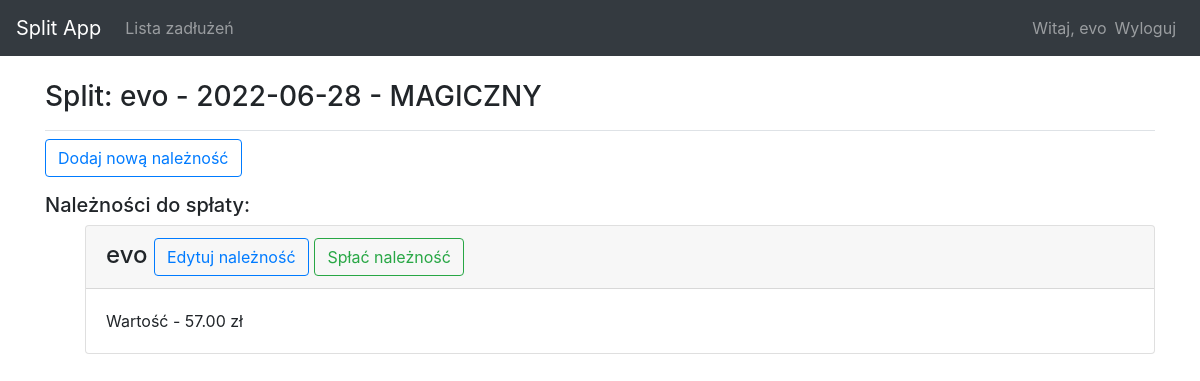
The page /transactions/13/ (signed in) on the database as committed earlier.
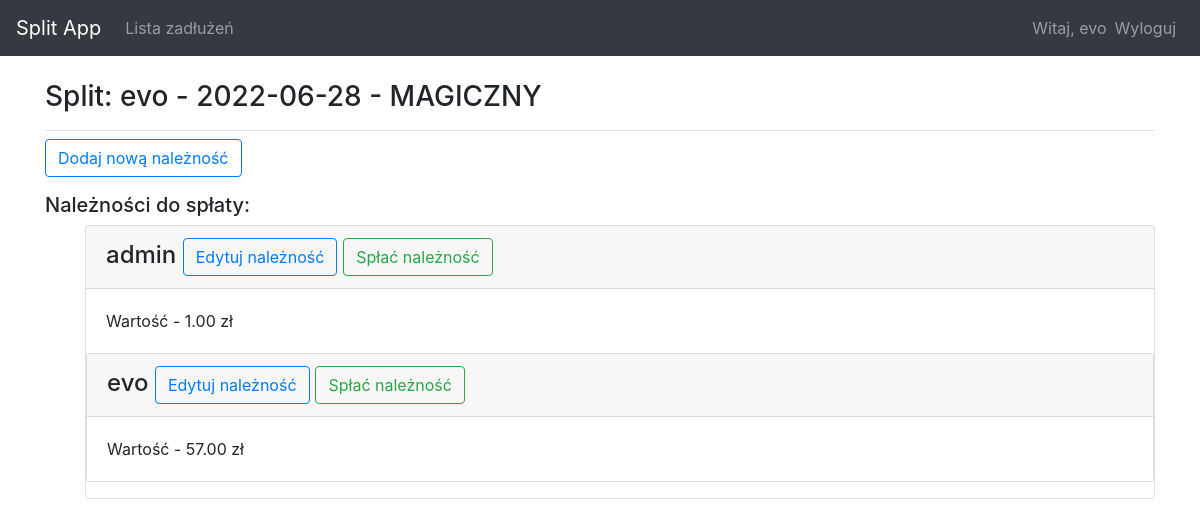
The same page on the database as committed later.
### split_app/models.py (models this page shows, shortened)
class Obligation(models.Model):
    transaction = models.ForeignKey(Transaction,related_name="obligation", on_delete=models.CASCADE)
    user = models.ForeignKey(User, on_delete=models.CASCADE)
    desc = models.TextField(blank=True, null=True)
    value = models.DecimalField(max_digits=6, decimal_places=2)
    optional_value = models.DecimalField(max_digits=6, decimal_places=2, null=True, blank=True)
    o_status = models.CharField(default=c.new, choices=c.status, max_length=16)
    payment_date = models.DateField(default=django.utils.timezone.now, null=True, blank=True)
    @property
    def suma(self):
        if self.optional_value:
            return self.value +  self.optional_value
        return self.value

### split_app/views.py (the view)
# urls.py: path('transactions/<int:transaction_id>/', views.transaction, name='transaction'),
@login_required
def transaction(req, transaction_id):
    transaction = Transaction.objects.get(id=transaction_id)
    obligations = Obligation.objects.filter(
        Q(transaction=transaction_id) & Q(o_status='New')
    )
    context = {'transaction': transaction, 'obligations':obligations}
    return render(req, 'split_app/transaction.html', context)

### split_app/models.py (called while the page is built)
    def __str__(self):
        return f"{self.owner} - {self.t_date} - {self.t_desc}"

### split_app/templates/split_app/transaction.html (shortened to what this page needs)
{% extends 'split_app/base.html' %}
{% block page_header %}
    <h3>Split: {{ transaction }}</h3>
{% endblock page_header %}
{% block content %}
    {% load i18n %}
    <p>
    <a href="{% url 'split_app:new_obligation' transaction.id %}" class="btn btn-outline-primary"> Dodaj nową należność </a>
    </p>
<h5 class="display-5">Należności do spłaty:</h5>
<ul>
{% for oblig in obligations %}
    <div class="card mb-3">
        <h4 class="card-header">
        {% language 'pl' %}
            {{ oblig.user }}
        {% endlanguage %}
            <small><a href="{% url 'split_app:edit_obligation' transaction.id %}" class="btn btn-outline-primary">Edytuj należność</a> </small>
            <small><a href="{% url 'split_app:pay_obligation' oblig.id transaction.id %}" class="btn btn-outline-success">Spłać należność</a> </small>
        </h4>
    <div class="card-body">
           Wartość -  {{ oblig.suma }} zł
    </div>
{% empty %}
    <p>Na ten moment nie ma tu żadnych zaległych rzeczy do spłacenia</p>
{% endfor %}
</ul>
{% endblock %}

Rows that differ between the two databases and show on the page:
now on this page (row edited): Obligation: user "admin", suma "1.00"
